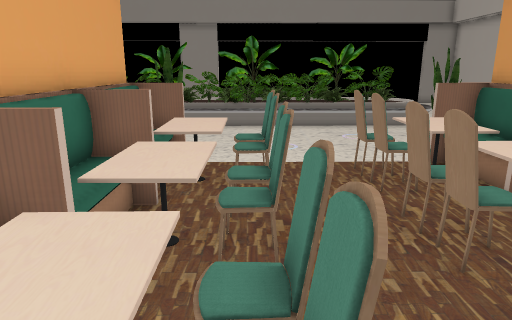
View 1 (above)

19 first-person views from a walk through a 3-D level made in the Unity game engine. The camera is 1.4 m above the floor, tilts 14° down and sees 70° across. The floor is counted in squares, 0.5 m on a side. Each view is taken from the middle of a square. On the plan, view 1 faces up. The plan holds only what a view shows up to about 20 squares ahead; the rest is blank. The place goes on beyond the plan. The player character is not drawn. Some animated figures are not drawn. Some surface patterns are stand-ins.

View 2
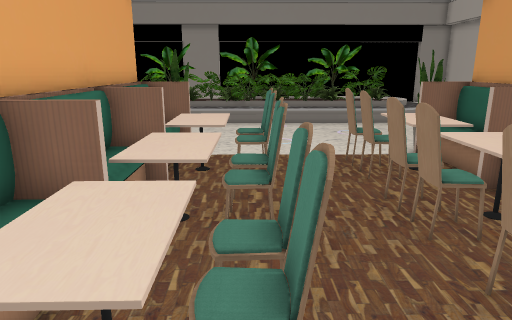

View 3
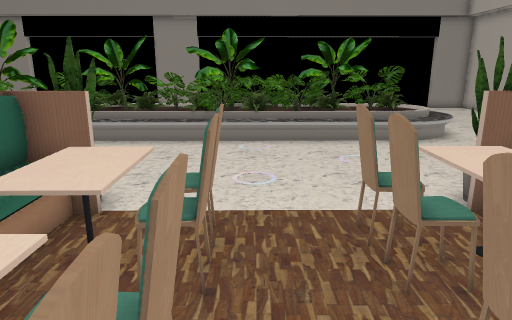

View 4
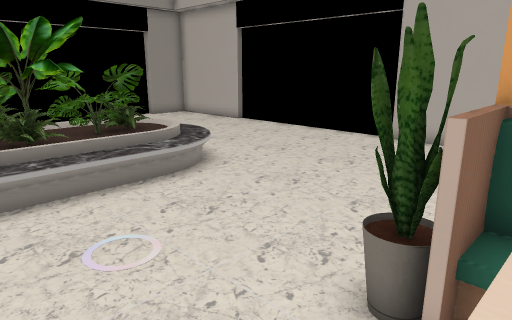

View 5
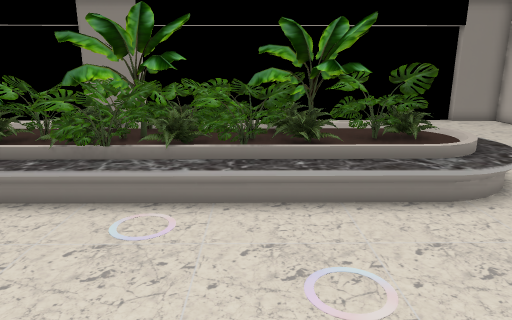

View 6
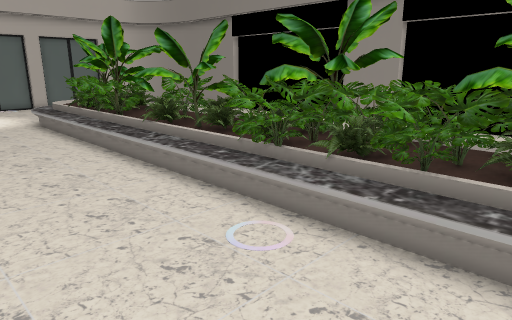

View 7
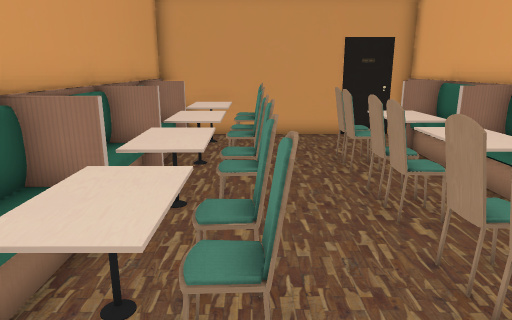

View 8
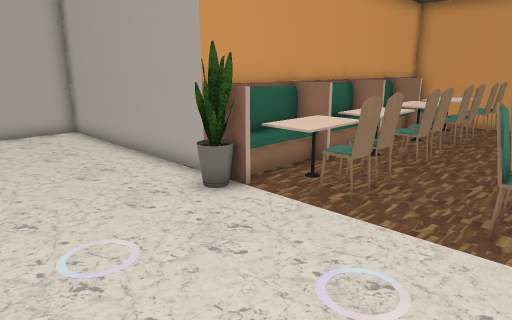

View 9
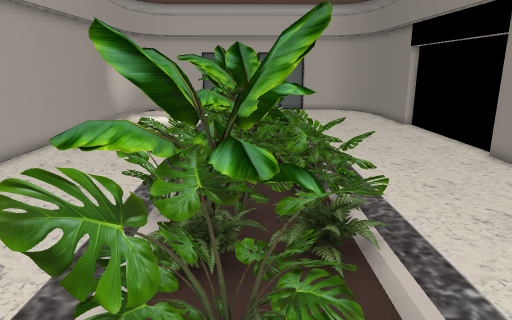

View 10
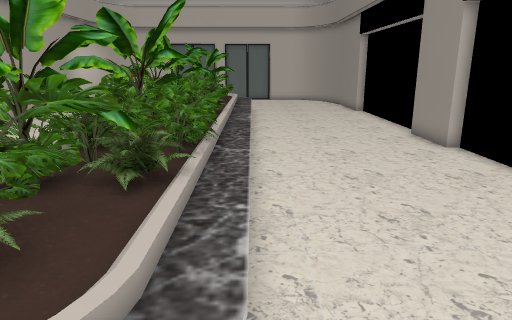

View 11
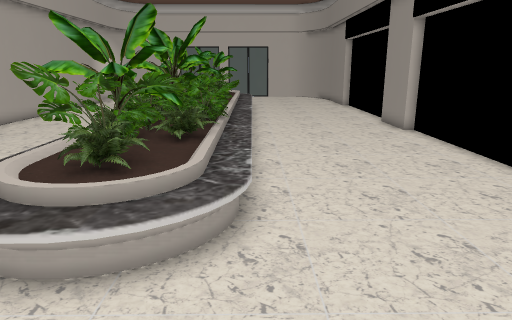

View 12
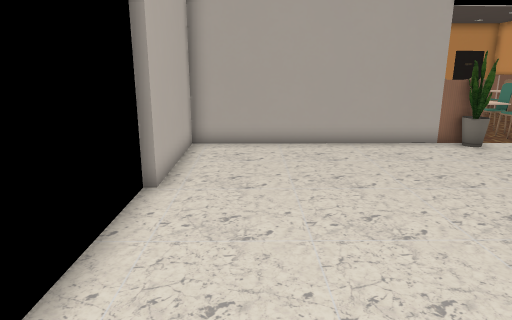

View 13
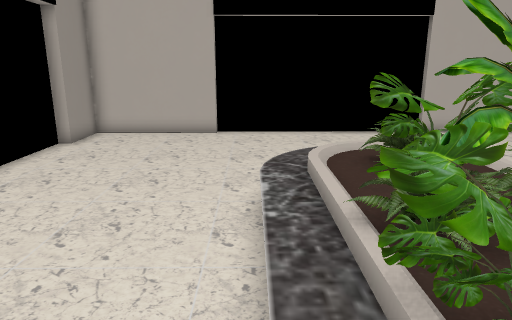

View 14
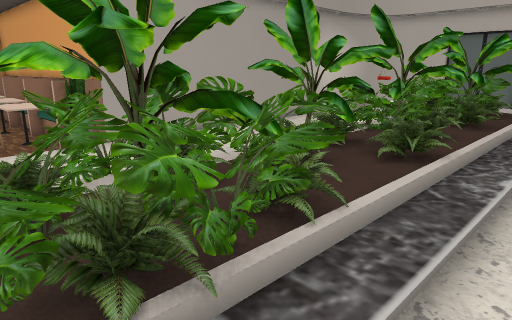

View 15
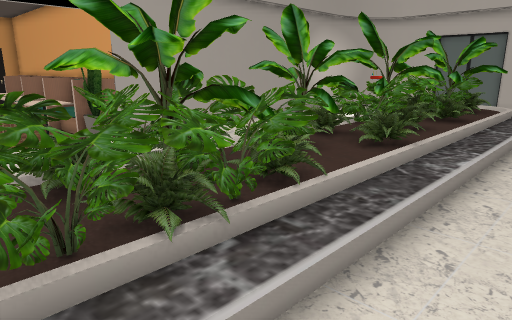

View 16
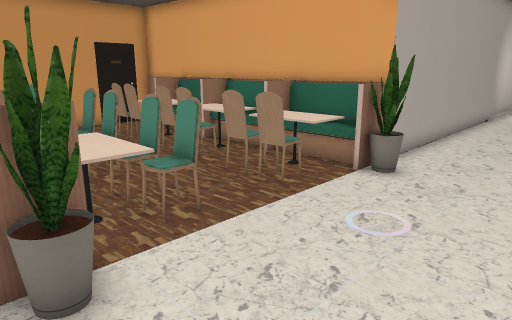

View 17
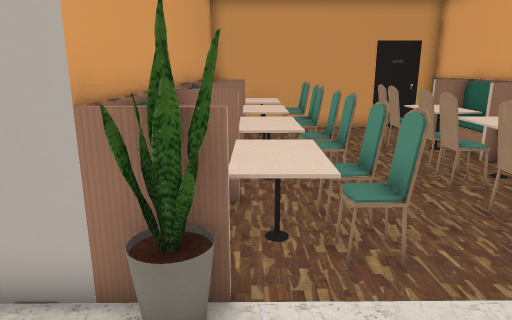

View 18
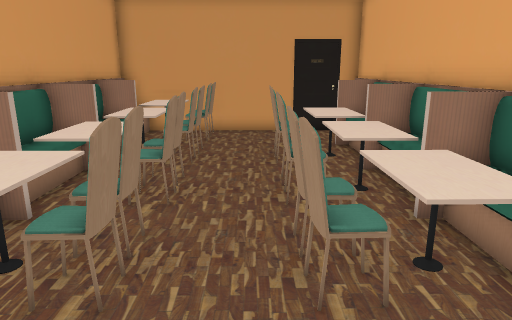

View 19
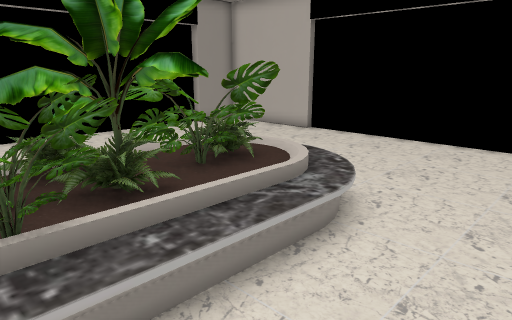

### Floor plan
Key: @ floor where view 1 was taken; # wall or solid block; x gap in a wall; . main floor; : floor 0.5 m higher than the main floor; + floor 0.75 m higher than the main floor; * floor 1.25 m higher than the main floor; / step, stairs or slope; = window, fence, low wall or low ledge; B banana; C chair; O other object.
Columns run from 11 left of view 1 to 17 right of it. Each row starts with its distance up from view 1.
 31 ##  ######## ....  ......###
 30 ...........................#
 29 ...........................#
 28 ...........................#
 27  ..........................#
 26  ..........................##
 25  ...........................
 24 ..//////////////////........
 23 //////////#==x=//////.......
 22 =:::==::=:BB=:B:B=::/.......
 21 B#:==BB:=BBBB*BBBB:://......
 20 BB#BO##B==BBB*=#B==:/.......
 19 BBB OOOOO=BBB==BOO=:/.......#
 18 O.B///////#=///////.........#
 17 ............................#
 16 ...........................##
 15   .........................#
 14   .........................#
 13 ...........................#
 12 ........##.................#
 11 ##########.....#############
 10        #OO=C..C==:#
  9        #OO=C..CO=:#
  8        #OO=C..CO==#
  7        #O.....C.###
  6        #OOOC..CO=:#
  5        #O=OC..CO=:#
  4        ###......###
  3        #O=OCC.CO=:#
  2        #O=OCC.CO=:#
  1        #O=OC..CO=:#
  0        ###.@..C=###
 -1        ##.....C+=:#
 -2        #=.....C==:#
 -3        ############

Positions as (right, up) in squares from view 1, and headings:
1: (0, 0), facing up
2: (0, -1), facing up
3: (1, 4), facing up
4: (2, 10), facing up-right
5: (3, 11), facing up
6: (5, 13), facing up-left
7: (3, 13), facing down
8: (-1, 17), facing down-right
9: (9, 21), facing left
10: (10, 24), facing left
11: (14, 24), facing left
12: (14, 25), facing down
13: (0, 24), facing right
14: (2, 25), facing down-left
15: (3, 26), facing down-left
16: (7, 16), facing down-left
17: (5, 15), facing down
18: (1, 14), facing down
19: (2, 15), facing up-right
